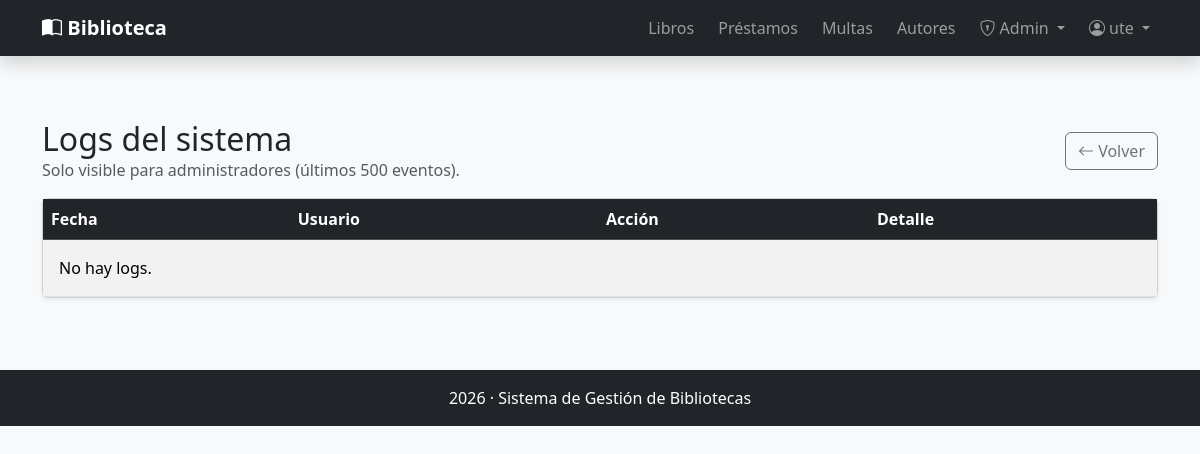
The page /logs/ (signed in) on the database as committed earlier.
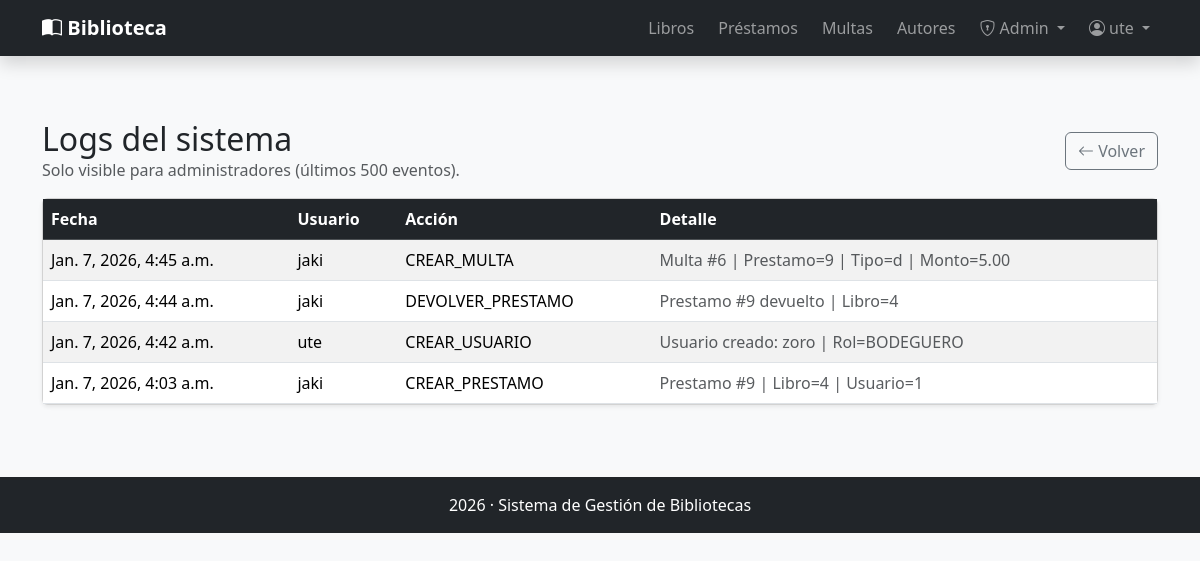
The same page on the database as committed later.
### gestion/models.py (models this page shows, shortened)
class LogEvento(models.Model):
    usuario = models.ForeignKey(settings.AUTH_USER_MODEL, on_delete=models.PROTECT, related_name="logs")
    accion = models.CharField(max_length=100)
    detalle = models.TextField(blank=True, null=True)
    fecha = models.DateTimeField(default=timezone.now)

### gestion/views.py (the view)
# urls.py: path("logs/", ver_logs, name="ver_logs"),
@user_passes_test(es_admin)
def ver_logs(request):
    logs = LogEvento.objects.select_related("usuario").order_by("-fecha")[:500]
    return render(request, "gestion/templates/logs.html", {"logs": logs})

### gestion/views.py (called while the page is built)
def es_admin(user):
    return user.is_authenticated and user.is_superuser

### gestion/templates/logs.html
{% extends "index.html" %}
{% block contenido %}
<div class="container py-4">
  <div class="d-flex flex-wrap gap-2 justify-content-between align-items-center mb-3">
    <div>
      <h2 class="m-0">Logs del sistema</h2>
      <div class="text-muted">Solo visible para administradores (últimos 500 eventos).</div>
    </div>
    <a class="btn btn-outline-secondary" href="{% url 'index' %}">
      <i class="bi bi-arrow-left"></i> Volver
    </a>
  </div>
  <div class="card shadow-sm">
    <div class="table-responsive">
      <table class="table table-striped table-hover align-middle mb-0">
        <thead class="table-dark">
          <tr>
            <th>Fecha</th>
            <th>Usuario</th>
            <th>Acción</th>
            <th>Detalle</th>
          </tr>
        </thead>
        <tbody>
          {% for l in logs %}
          <tr>
            <td>{{ l.fecha }}</td>
            <td>{{ l.usuario.username }}</td>
            <td>{{ l.accion }}</td>
            <td class="text-muted">{{ l.detalle|default:"" }}</td>
          </tr>
          {% empty %}
          <tr>
            <td colspan="4" class="p-3">No hay logs.</td>
          </tr>
          {% endfor %}
        </tbody>
      </table>
    </div>
  </div>
</div>
{% endblock %}

Rows that differ between the two databases and show on the page:
added LogEvento: fecha "Jan. 7, 2026, 4:45 a.m.", usuario.username "jaki", accion "CREAR_MULTA", detalle "Multa #6 | Prestamo=9 | Tipo=d | Monto=5.00"
added LogEvento: fecha "Jan. 7, 2026, 4:44 a.m.", usuario.username "jaki", accion "DEVOLVER_PRESTAMO", detalle "Prestamo #9 devuelto | Libro=4"
added LogEvento: fecha "Jan. 7, 2026, 4:42 a.m.", usuario.username "ute", accion "CREAR_USUARIO", detalle "Usuario creado: zoro | Rol=BODEGUERO"
added LogEvento: fecha "Jan. 7, 2026, 4:03 a.m.", usuario.username "jaki", accion "CREAR_PRESTAMO", detalle "Prestamo #9 | Libro=4 | Usuario=1"
Other text that changed with them:
text no longer shown: "No hay logs."
